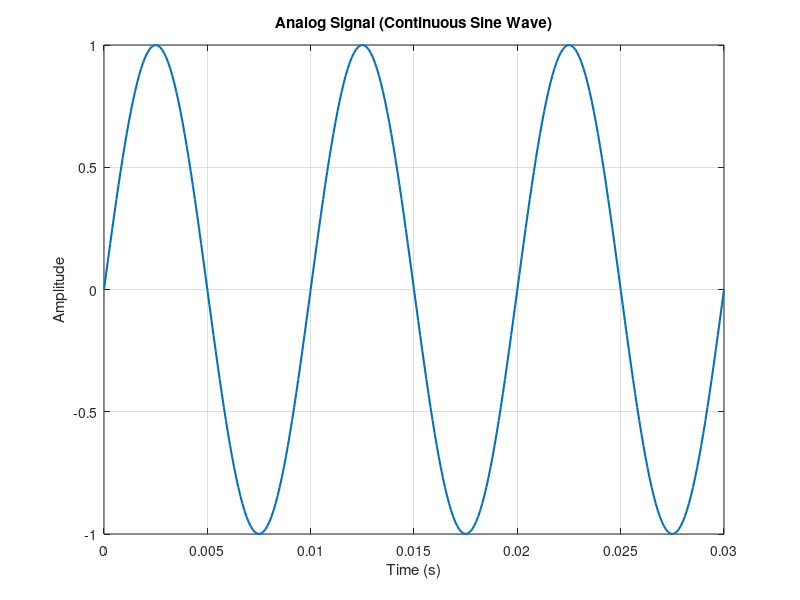
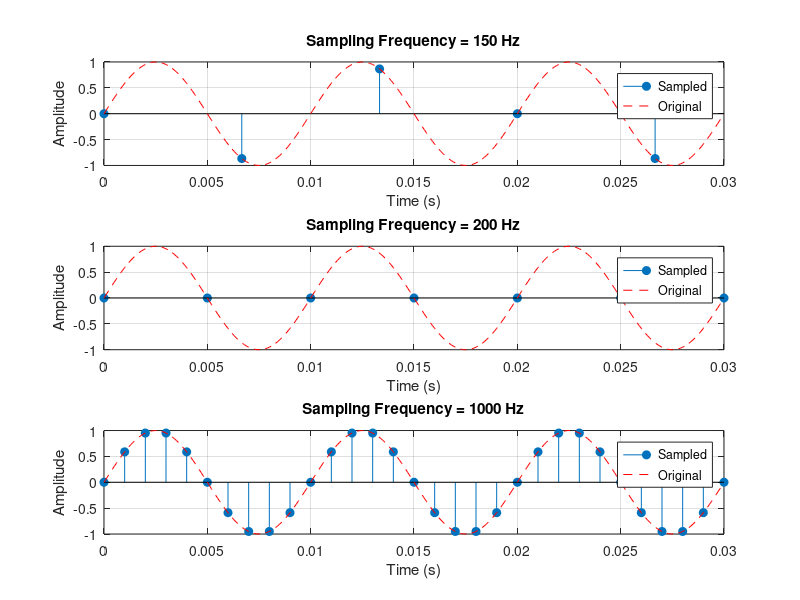

Here is the MATLAB script that generated these plots, in order: (Note: this script raises an error after producing the figures.)
%% DIGITAL SIGNAL PROCESSING DEMO
% Analog → Sampling → Quantization → Binary Encoding
% Author: IoT
% Date: <today>

clear; clc; close all;

%% 1. Analog Signal Generation
f = 100;                   % Signal frequency (Hz)
t = 0:0.0001:0.03;         % "Continuous" time (fine step)
x_analog = sin(2*pi*f*t);  % Analog sine wave

figure;
plot(t, x_analog, 'LineWidth', 1.5);
title('Analog Signal (Continuous Sine Wave)');
xlabel('Time (s)'); ylabel('Amplitude');
grid on;

%% 2. Sampling - Compare different sampling frequencies
Fs_list = [150, 200, 1000];    % Below, at, and above Nyquist
Ts_list = 1 ./ Fs_list;

figure;
for i = 1:length(Fs_list)
    Fs = Fs_list(i);
    Ts = 1/Fs;
    n = 0:Ts:0.03;
    x_sampled = sin(2*pi*f*n);

    subplot(length(Fs_list),1,i);
    stem(n, x_sampled, 'filled');
    hold on;
    plot(t, x_analog, 'r--');
    title(['Sampling Frequency = ' num2str(Fs) ' Hz']);
    xlabel('Time (s)'); ylabel('Amplitude');
    legend('Sampled','Original');
    grid on;
end

sgtitle('Comparison of Sampling Frequencies (Nyquist Theorem)');

%% 3. Quantization - Compare different bit depths
Fs = 1000;                       % Fix good sampling rate
Ts = 1/Fs;
n = 0:Ts:0.03;
x_sampled = sin(2*pi*f*n);

bits_list = [3, 6, 8];           % Quantization levels
x_min = min(x_sampled);
x_max = max(x_sampled);

figure;
for i = 1:length(bits_list)
    bits = bits_list(i);
    levels = 2^bits;
    q_step = (x_max - x_min) / levels;

    x_index = round((x_sampled - x_min) / q_step);
    x_quantized = x_index * q_step + x_min;

    subplot(length(bits_list),1,i);
    stem(n, x_quantized, 'filled');
    hold on;
    plot(n, x_sampled, 'r--');
    title([num2str(bits) '-bit Quantization (' num2str(levels) ' Levels)']);
    xlabel('Time (s)'); ylabel('Amplitude');
    legend('Quantized','Sampled');
    grid on;
end

sgtitle('Comparison of Quantization Bit Depths');

%% 4. Encoding Example (Binary)
bits = 4;
levels = 2^bits;
q_step = (x_max - x_min) / levels;
x_index = round((x_sampled - x_min) / q_step);
binary_codes = dec2bin(x_index, bits);

disp('--- First 10 Encoded Samples (4-bit) ---');
disp(binary_codes(1:10,:));

%% 5. Bitstream Generation
bitstream = reshape(binary_codes.',1,[]);
disp('--- First 40 Bits of Bitstream ---');
disp(bitstream(1:40));

%% 6. Summary
fprintf('\nSimulation complete!\n');
fprintf('Analog → Sampling → Quantization → Binary Encoding → Bitstream\n');
fprintf('Total samples: %d\n', length(x_sampled));
fprintf('Bits per sample: %d\n', bits);
fprintf('Total bits: %d\n', length(bitstream));
